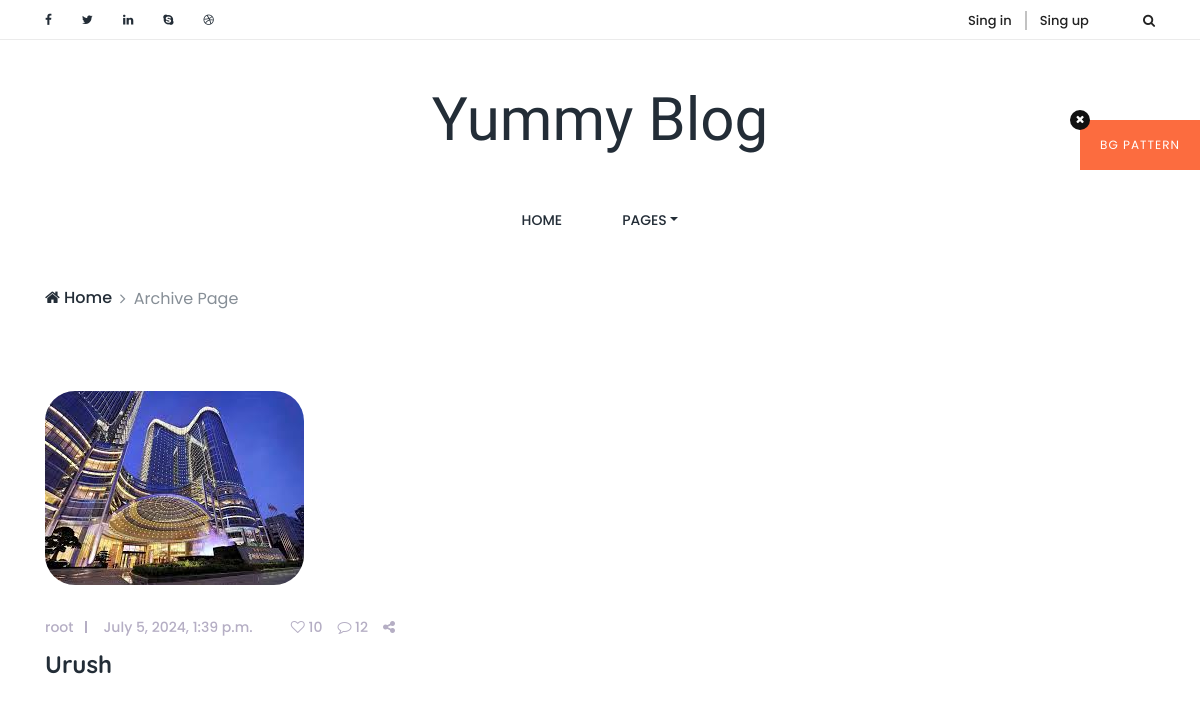
The page / on the database its author committed.
### blogapp/models.py (models this page shows, shortened)
class News(models.Model):
    author = models.ForeignKey(User,on_delete=models.CASCADE)
    title = models.CharField(max_length=150)
    desciription = models.TextField()
    create_at = models.DateTimeField(auto_now_add=True)
    img = models.ImageField(upload_to='news-img/',null=True,blank=True)

### blogapp/views.py (the view)
# urls.py: path('',news,name='news'),
def news(request):
    news = News.objects.all()
    context = {
        'news':news
    }
    return render(request,'news.html',context)

### templates/news.html
{% extends 'base.html' %}
{% load static %}
{% block content %}
    <section class="archive-area section_padding_80">
        <div class="container">
            <div class="row">
                {% for i in news %}
                <div class="col-12 col-md-6 col-lg-4">
                    <div class="single-post wow fadeInUp" data-wow-delay="0.1s">
                        <div class="post-thumb">
                            <a href="{% url 'news_detail' i.id %}"><img src="{{i.img.url}}" alt="rasm yoq"></a>
                        </div>
                        <div class="post-content">
                            <div class="post-meta d-flex">
                                <div class="post-author-date-area d-flex">
                                    <div class="post-author">
                                        <a href="#">{{i.author.username}}</a>
                                    </div>
                                    <div class="post-date">
                                        <a href="#">{{i.create_at}}</a>
                                    </div>
                                </div>
                                <div class="post-comment-share-area d-flex">
                                    <div class="post-favourite">
                                        <a href="#"><i class="fa fa-heart-o" aria-hidden="true"></i> 10</a>
                                    </div>
                                    <div class="post-comments">
                                        <a href="#"><i class="fa fa-comment-o" aria-hidden="true"></i> 12</a>
                                    </div>
                                    <div class="post-share">
                                        <a href="#"><i class="fa fa-share-alt" aria-hidden="true"></i></a>
                                    </div>
                                </div>
                            </div>
                            <a href="#">
                                <h4 class="post-headline">{{i.title}}</h4>
                            </a>
                        </div>
                    </div>
                </div>
                {% endfor %}
            </div>
        </div>
    </section>
    {% endblock content %}

### static/style.css (style rules this page uses)
* { margin: 0; padding: 0; }
body { font-family: 'Poppins', sans-serif; position: relative; z-index: auto; }
h1, h2, h3, h4, h5, h6 { font-family: 'Quicksand', sans-serif; font-weight: 700; color: #232d37; line-height: 1.25; }
.section_padding_80 { margin-top: 80px; margin-bottom: 80px; }
img { max-width: 100%; }
a, a:hover, a:focus, a:active { text-decoration: none; -webkit-transition-duration: 500ms; transition-duration: 500ms; font-weight: 500; outline: none; }
.post-thumb img { border-radius: 30px; margin-bottom: 30px; }
.post-meta { -webkit-box-align: center; -ms-flex-align: center; -ms-grid-row-align: center; align-items: center; -webkit-box-pack: justify; -ms-flex-pack: justify; justify-content: space-between; }
.post-author a, .post-date a, .post-favourite a, .post-comments a, .post-share a { color: #b5aec4; font-size: 14px; }
.post-favourite a, .post-comments a { margin-right: 15px; }
.post-author a { margin-right: 30px; position: relative; z-index: 1; }
.post-author a:after { width: 2px; height: 60%; content: ''; position: absolute; top: 20%; right: -14px; z-index: 2; background-color: #b5aec4; }
.single-post { margin-bottom: 30px; }
.single-post h2, .single-post h4 { margin: 10px 0; color: #232d37; -webkit-transition-duration: 500ms; transition-duration: 500ms; text-transform: capitalize; }

### rows shown on the page
News: img (picture), author.username "root", create_at "July 5, 2024, 1:39 p.m.", title "Urush"
